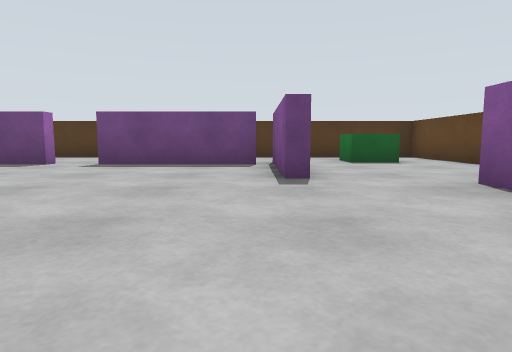
View 1 (above)

17 first-person views from a walk through a robot-simulator world made for Gazebo. The camera is 0.45 m above the floor, tilts 6° down and sees 75° across. The floor is counted in squares, 1 m on a side. Each view is taken from the middle of a square. On the plan, view 1 faces up. The plan holds only what a view shows up to about 9 squares ahead; the rest is blank. The place goes on beyond the plan.

View 2
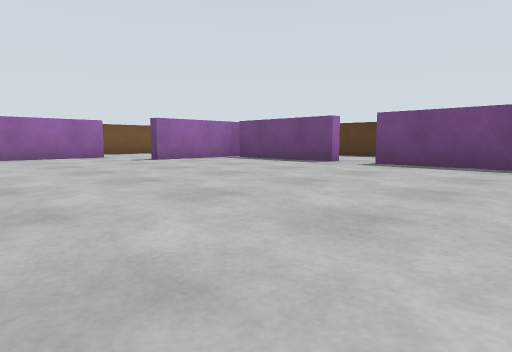

View 3
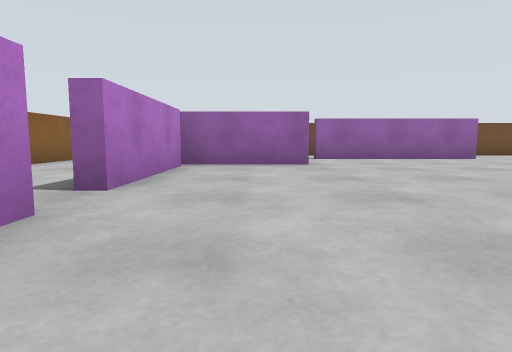

View 4
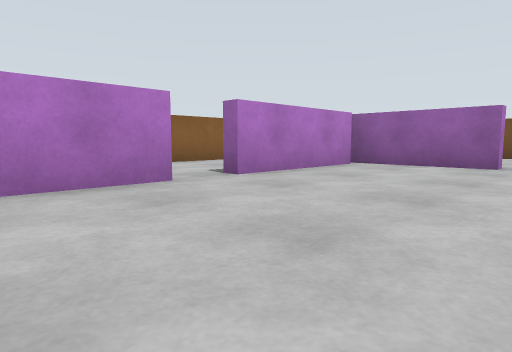

View 5
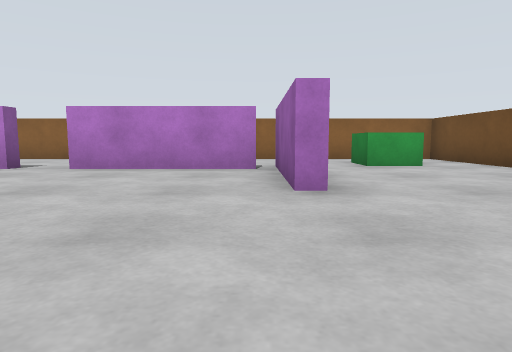

View 6
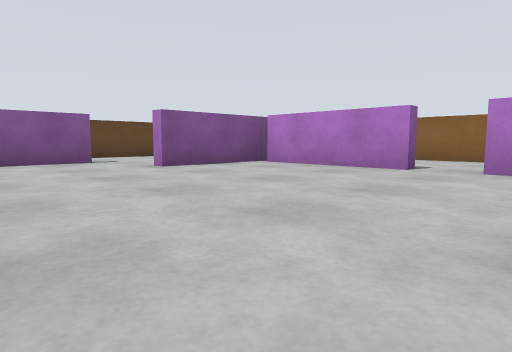

View 7
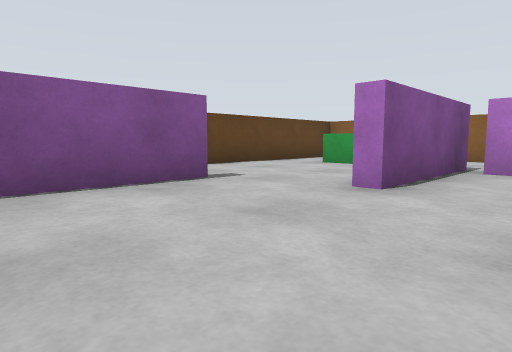

View 8
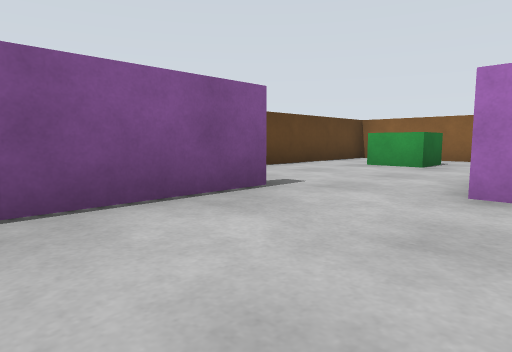

View 9
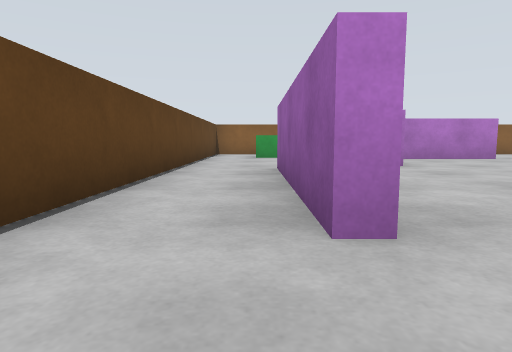

View 10
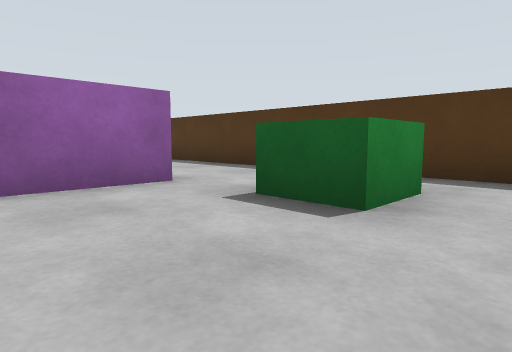

View 11
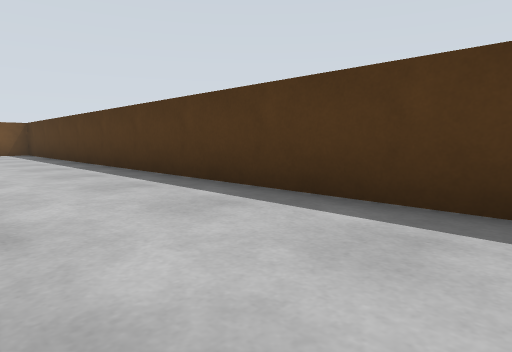

View 12
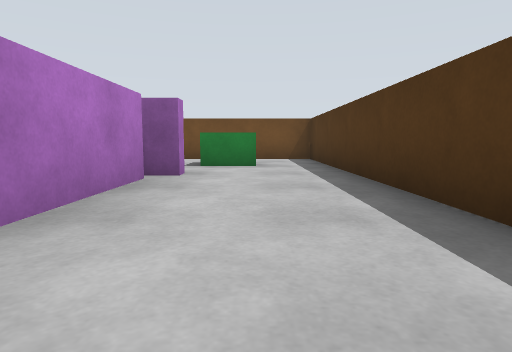

View 13
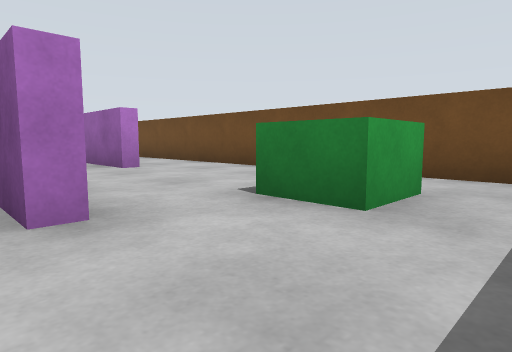

View 14
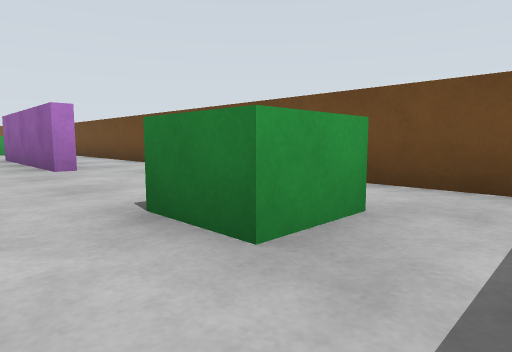

View 15
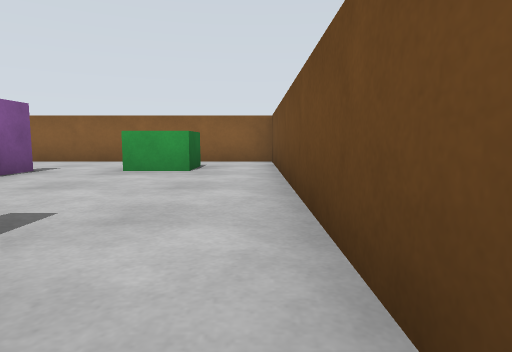

View 16
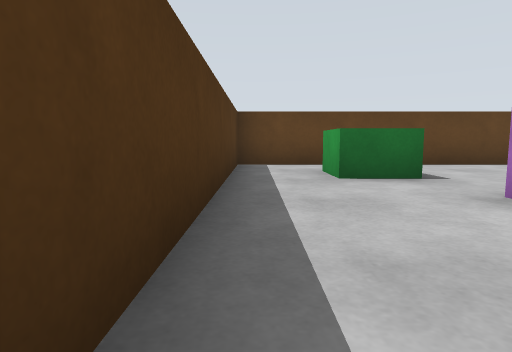

View 17
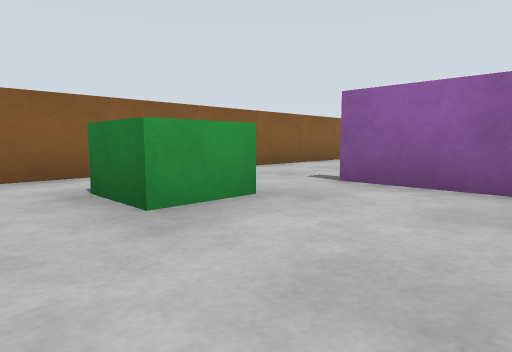

### Floor plan
Ten units are one square. View 1 is at (0, 0); x grows to the right and y downward. Boxes are objects, and circles mark ways between rooms. Rooms are numbered by the first view taken in them; rooms with no view inside come last. Other rooms are left out.
<svg viewBox="-119 -99 167 167">
<path fill="none" stroke="#000" d="M-78 10 -74 10 -74 39M-71 33 -40 33 -40 38M-30 38 -30 33 0 33M-77 40 -77 32M3 41 3 10 8 10M-93 -35 -93 5 -98 5M23 6 23 -35M-40 -64 -65 -64M8 -40 3 -40 3 -69M-114 -34 -114 63 16 63M-74 -70 -74 -40 -78 -40M0 -64 -30 -64M-40 -68 -40 -64M7 -70 7 -54M-70 -67 -46 -67M-78 -70 -74 -70M23 -35 26 -35M-98 -35 -93 -35M43 -34 43 -94 -114 -94 -114 -34M7 24 7 40M16 63 43 63 43 -34M26 -35 26 4"/>
<rect x="-105" y="35" width="20" height="20" fill="#bbb"><title>green box</title></rect>
<rect x="-105" y="-85" width="20" height="20" fill="#bbb"><title>green box</title></rect>
<rect x="15" y="-85" width="20" height="20" fill="#bbb"><title>green box</title></rect>
<rect x="15" y="35" width="20" height="20" fill="#bbb"><title>green box</title></rect>
<circle cx="-100" cy="-30" r="3" fill="#2a7"/>
<circle cx="-35" cy="-60" r="3" fill="#2a7"/>
<circle cx="10" cy="-30" r="3" fill="#2a7"/>
<circle cx="10" cy="10" r="3" fill="#2a7"/>
<circle cx="5" cy="55" r="3" fill="#2a7"/>
<circle cx="35" cy="-40" r="3" fill="#2a7"/>
<text x="-50" y="10">1</text>
<text x="-30" y="-70">2</text>
<text x="30" y="20">3</text>
</svg>
Room 1 opens to room 2. Room 1 opens to room 3. Room 2 opens to room 3.

Where each view was taken, in squares from view 1:
view 1: 0 up, 0 right, facing up
view 2: 0 up, 0 right, facing up-left
view 3: 2 down, 1 left, facing left
view 4: 0 up, 1 left, facing down-left
view 5: 2 up, 7 left, facing down
view 6: 2 up, 5 left, facing down-right
view 7: 2 up, 1 left, facing down-right
view 8: 2 up, 0 right, facing down-right
view 9: 5 up, 3 right, facing down
view 10: 5 up, 4 right, facing up-left
view 11: 7 up, 1 right, facing up-left
view 12: 8 up, 3 left, facing left
view 13: 9 up, 7 left, facing down-left
view 14: 9 up, 8 left, facing down-left
view 15: 1 up, 11 left, facing down
view 16: 9 up, 2 left, facing right
view 17: 2 down, 4 right, facing down-left
